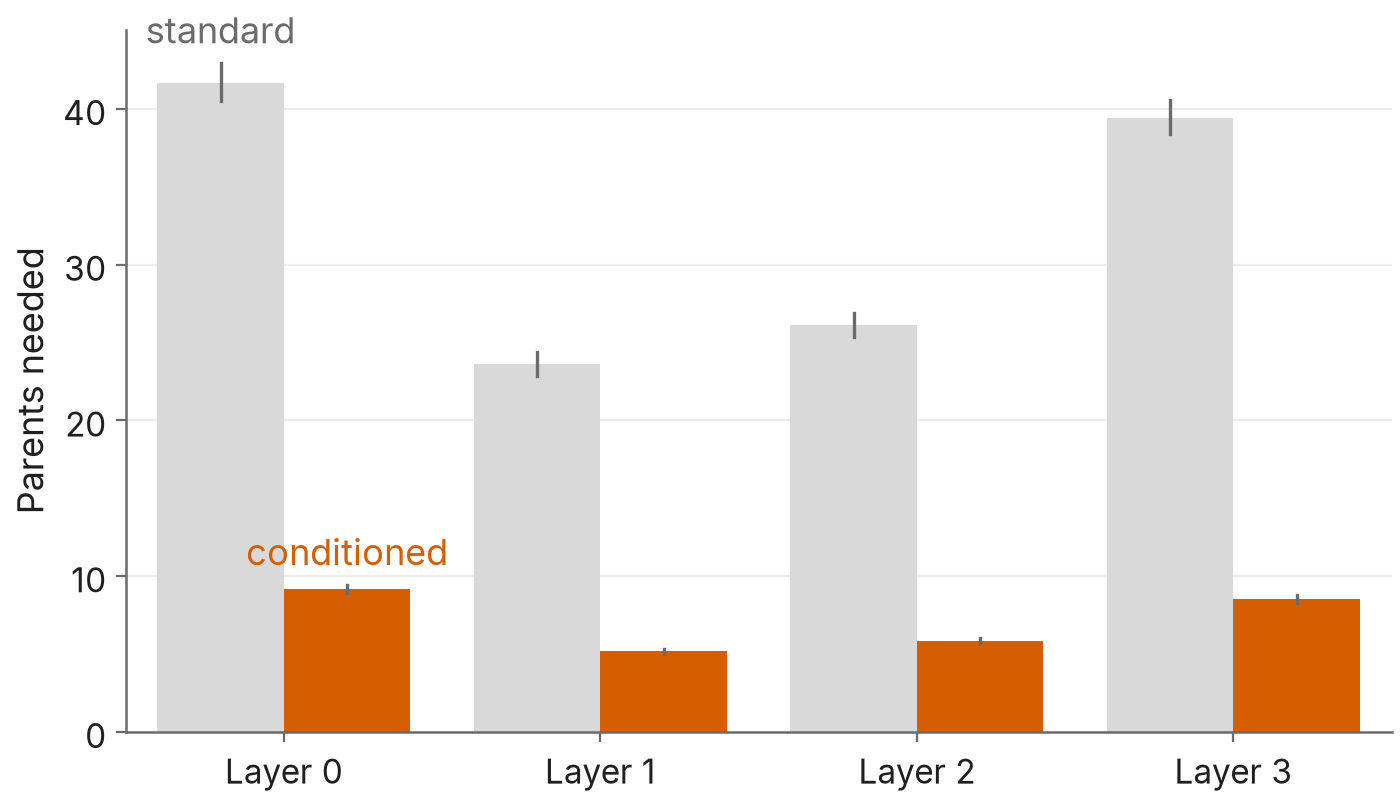

Python code for this plot:
"""Bar plot: the comparison the claim is about, in four settings, with the method of interest in the accent colour.

Claim: conditioning on the target cuts the parents needed about fourfold in every layer.
Caption: geometric mean parents needed to reproduce the target activation, 95% bootstrap intervals over
700 datapoints per layer. Synthetic data.
"""
import os
import sys

import matplotlib.pyplot as plt
import numpy as np
import pandas as pd
import seaborn as sns

sys.path.insert(0, os.path.expanduser("~/.claude/skills/figures"))
import figkit as fk

rng = np.random.default_rng(0)
rows = []
for layer, base in zip(range(4), [42, 24, 26, 39]):
    for method, scale in [("standard", 1.0), ("conditioned", 0.22)]:
        for _ in range(700):
            rows.append(dict(layer=f"Layer {layer}", method=method, parents=base * scale * rng.lognormal(0, 0.4)))
df = pd.DataFrame(rows)

fk.use()
fig, ax = plt.subplots(figsize=(7, 4))
sns.barplot(df, x="layer", y="parents", hue="method", palette={"standard": fk.LIGHT, "conditioned": fk.ACCENT},
            estimator=lambda v: np.exp(np.log(v).mean()), errorbar=("ci", 95), seed=0, saturation=1,
            err_kws={"color": fk.MUTED, "lw": 1.2})
fk.label_bars(ax)
ax.set(xlabel=None, ylabel="Parents needed")
fk.save(fig, os.path.join(os.path.dirname(__file__), "bar_comparison.png"))
